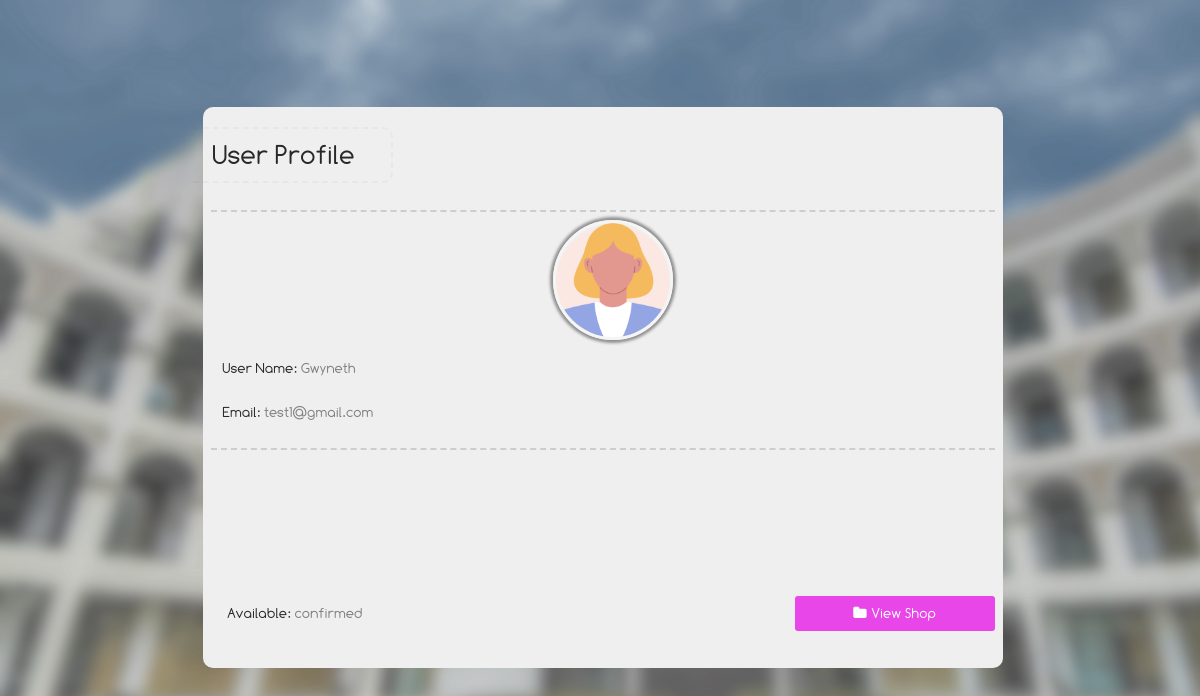
The page /user_profile?u_id=2 (signed in) on the database its author committed.
### website/models.py (models this page shows, shortened)
class Users(db.Model, UserMixin):
    user_id = db.Column(db.Integer, primary_key=True)
    username = db.Column(db.String(50))
    email = db.Column(db.String(150), unique=True)
    password = db.Column(db.String(150))
    status = db.Column(db.String(50))
    avatar = db.Column(db.String(50))
    type = db.Column(db.Integer, db.ForeignKey('user_type.type_id'))
    misc = db.Column(db.String(1024))
    date = db.Column(db.DateTime(timezone=True), default=manila_time)

### website/user_control.py (the view)
@user_control.route('/user_profile', methods=['GET', 'POST'])
@login_required
def show_user_profile():
    user_id = request.args.get('u_id')
    if user_id is None:
        user_id = ''
    user = Users.query.filter_by(user_id=user_id).first()
    if user:
        return render_template("profile.html", user=user, page='user_profile')
    else:
        flash("User not Found!", category='warning')
        return redirect(url_for('views.home'))

### website/templates/profile.html (shortened to what this page needs)
{% extends "base_headless.html" %}
{% block extra_css %}
<link id='maine' rel="stylesheet" href="{{ url_for('static', filename='css/profile_page.css') }}">
{% endblock %}
{% block contents %}
<div class="profile_page_main_con">
{% if page == 'user_profile' %}
	<div class="profile_page_con primary_background primary_color " style=''>
		<div class="profile_title">
			<div>User Profile</div>
		</div>
		<hr class='line_2'>
		<div class="profile_details">
			<div class='avatar_con'> <img class='avatar_' src="{{ url_for('static', filename='images/'+user.avatar+'.png') }}" /></div>
		</div>
		<div class="profile_details">
			<p><span>User Name: </span> <span class="grayed_out" id="username">{{ user.username }}</span></p>
			<p><span>Email: </span> <span class="grayed_out">{{ user.email }}</span></p>
		</div>
			<hr class='line_2'>
	<div class="pro_button_kon">
	</div>
	<div class="pro_button_kon">
			<div class="profile_details">
						<p><span>Available: </span> <span class="grayed_out">{{ user.status }} </span></p>
			</div>
		<div class="pro_button_ gal_button" onclick="go_to('/user_gallery?profile_id={{ user.id }}')">
			<span class="fa fa-folder"></span> <span>View Shop</span>
		</div>
	</div>
	</div>
{% endif %}
</div>
{% endblock %}

### website/static/css/main.css (style rules this page uses)
body { margin:0; font-family:Comfortaa; min-height:100%; padding:0px; color:white; }
.line_2 { width:98%; border:none; border-bottom:dashed rgba(70,70,70,0.2) 2px; }

### website/static/css/typography.css (style rules this page uses)
body, html { font-family:Gotham Rounded; }

### website/static/css/profile_page.css (style rules this page uses)
.profile_page_main_con { box-sizing:border-box; width:100%; height:auto; min-height:100vh; position:relative; background:rgba(230,230,230,0.2); padding:20px; padding-left:25px; padding-bottom:45px; display:flex; justify-content:center; flex-direction:column; align-items:center; font-family:Comfortaa; }
.profile_page_main_con > * { box-sizing:border-box; }
#main_body { background-color:var(--primary_background_darker); background-image:var(--bg_src); background-size:cover; background-attachment:fixed; transition:0.2s; -webkit-transition:0.2s; }
.profile_page_con { width:100%; max-width:800px; min-height:300px; border-right: 25px solid rgba(0,20,210,1); border-radius:10px; display:flex; align-items:center; justify-content:center; flex-direction:column; position:relative; }
.pro_button_kon { box-sizing:border-box; width:100%; display:flex; padding:5px; justify-content:left; align-items:center; min-height:100px; }
.pro_button_ { width:100%; max-width:200px; height:35px; margin:3px; border-radius:3px; display:flex; font-size:0.9em; gap:5px; align-items:center; justify-content:center; padding:5px; text-align:center; color:white; cursor:pointer; user-select:none; flex-direction:row; -webkit-transition:0.3s; transition:0.3s; }
.grayed_out { color:gray; }
.gal_button { background:rgba(232,70,233,1); }
.profile_title { width:100%; min-height:35px; box-sizing:border-box; margin-top:30px; margin-bottom:30px; position:relative; top:0; left:0; right:0; display:flex; align-items:center; padding-left:20px; font-size:1.7em; }
.profile_title > div { width:100%; color:var(--primary_color); max-width:200px; padding:10px; position:absolute; left:0; border-radius:0px 10px 10px 0px; border:2px dashed rgba(0,0,0,0.03) ; border-left:0px; padding-left:20px; transform:translateX(-10px); }
.profile_details { width:100%; min-height:100px; box-sizing:border-box; position:relative; bottom:0; left:0; right:0; display:flex; flex-direction:column; justify-content:center; align-items:left; padding-left:20px; font-size:0.9em; }
.line_2 { width:98%; border:none; border-bottom:dashed rgba(70,70,70,0.2) 2px; }
.avatar_con { width:120px; height:120px; overflow:hidden; box-sizing:border-box; border:solid rgba(245,245,245,1) 3px; box-shadow:0px 0px 3px 3px rgba(0,0,0,0.4); border-radius:100%; margin:0px auto; }
.avatar_ { width:100%; box-sizing:border-box; height:auto; }

### website/static/css/loader.css (style rules this page uses)
* { box-sizing:border-box; }

### website/static/css/coloring.css (style rules this page uses)
:root { --primary_background: #efefef; --primary_background_faded: #efefef35; --primary_background_darker: #e3e3e3; --primary_color: rgba(40,40,40,1); --primary_color_faded: rgba(40,40,40,0.6); --primary_color_invert: rgba(254,254,255,1); --secondary_color: #86b7fe; --secondary_color_faded: #86b7fe88; --secondary_color_darker: #19237b; --third_color_faded: rgba(24,24,24,0.30); --third_much_faded: rgba(24,24,24,0.05); --secondary_background: #202d9d; --accent_color:#D6BC3D; --error_color: #e91e63; --secondary_color_faded1: #ffbe4560; --secondary_color_faded2: #61ff5c60; --failed_color_faded: #e91e63a0; --bg_src: url('../images/bg_2.png'); }
.primary_color::placeholder { color: var(--primary_color); opacity: 0.6; }
.primary_color { color: var(--primary_color)!important; }
.primary_background { background-color:var(--primary_background); }
.profile_page_con { border-right:var(--secondary_background); }

### rows shown on the page
Users: avatar (picture), username "Gwyneth", email "test1@gmail.com", status "confirmed"
